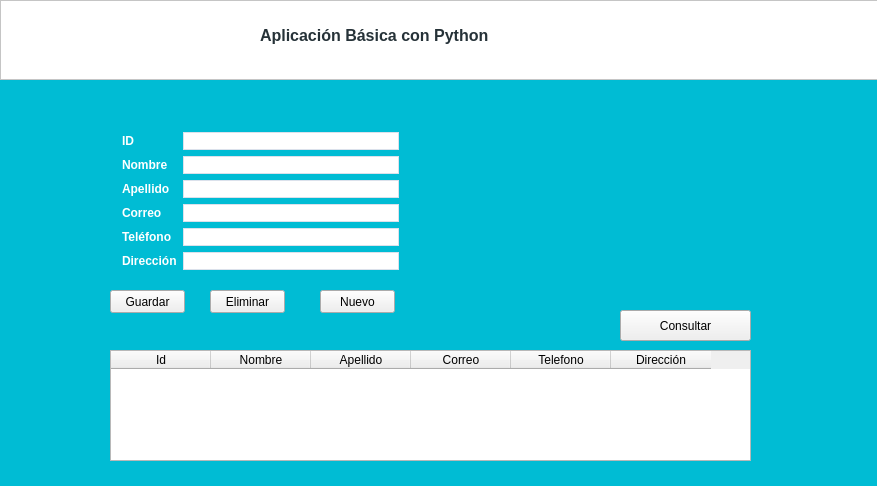
<?xml version="1.0" encoding="UTF-8"?>
<ui version="4.0">
 <class>Fondo</class>
 <widget class="QWidget" name="Fondo">
  <property name="geometry">
   <rect>
    <x>0</x>
    <y>0</y>
    <width>877</width>
    <height>486</height>
   </rect>
  </property>
  <property name="font">
   <font>
    <family>Arial</family>
    <pointsize>14</pointsize>
    <weight>75</weight>
    <bold>true</bold>
   </font>
  </property>
  <property name="windowTitle">
   <string>Form</string>
  </property>
  <property name="styleSheet">
   <string notr="true">#Fondo{
	background:#00BCD4;
}

#barratitulo{
	background:#fff;
}

#titulo{
	color :#263238;
}

#groupBox{
	background:#000
}

#lblId, #lblNombre, #lblApellido,  #lblCorreo, #lblTelefono, #lblDireccion{
	color:#fff;
 	font-size: 12px;
  	font-family: Arial, Verdana;
}

.QLineEdit{
	 border: 1px solid #DBE1EB;
  	 font-size: 11px;
  	font-family: Arial, Verdana;
}
</string>
  </property>
  <widget class="QFrame" name="barratitulo">
   <property name="geometry">
    <rect>
     <x>0</x>
     <y>0</y>
     <width>881</width>
     <height>80</height>
    </rect>
   </property>
   <property name="frameShape">
    <enum>QFrame::StyledPanel</enum>
   </property>
   <property name="frameShadow">
    <enum>QFrame::Raised</enum>
   </property>
   <widget class="QLabel" name="titulo">
    <property name="geometry">
     <rect>
      <x>260</x>
      <y>20</y>
      <width>321</width>
      <height>31</height>
     </rect>
    </property>
    <property name="font">
     <font>
      <family>Arial</family>
      <pointsize>12</pointsize>
      <weight>75</weight>
      <bold>true</bold>
     </font>
    </property>
    <property name="text">
     <string>Aplicación Básica con Python</string>
    </property>
   </widget>
  </widget>
  <widget class="QWidget" name="formLayoutWidget">
   <property name="geometry">
    <rect>
     <x>110</x>
     <y>120</y>
     <width>301</width>
     <height>161</height>
    </rect>
   </property>
   <layout class="QFormLayout" name="frmUsuarios">
    <property name="leftMargin">
     <number>12</number>
    </property>
    <property name="topMargin">
     <number>12</number>
    </property>
    <property name="rightMargin">
     <number>12</number>
    </property>
    <property name="bottomMargin">
     <number>0</number>
    </property>
    <item row="0" column="0">
     <widget class="QLabel" name="lblId">
      <property name="text">
       <string>ID</string>
      </property>
     </widget>
    </item>
    <item row="0" column="1">
     <widget class="QLineEdit" name="txtId"/>
    </item>
    <item row="1" column="0">
     <widget class="QLabel" name="lblNombre">
      <property name="text">
       <string>Nombre</string>
      </property>
     </widget>
    </item>
    <item row="1" column="1">
     <widget class="QLineEdit" name="txtNombre"/>
    </item>
    <item row="2" column="0">
     <widget class="QLabel" name="lblApellido">
      <property name="text">
       <string>Apellido</string>
      </property>
     </widget>
    </item>
    <item row="2" column="1">
     <widget class="QLineEdit" name="txtApellido"/>
    </item>
    <item row="3" column="0">
     <widget class="QLabel" name="lblCorreo">
      <property name="text">
       <string>Correo</string>
      </property>
     </widget>
    </item>
    <item row="3" column="1">
     <widget class="QLineEdit" name="txtCorreo"/>
    </item>
    <item row="4" column="0">
     <widget class="QLabel" name="lblTelefono">
      <property name="text">
       <string>Teléfono</string>
      </property>
     </widget>
    </item>
    <item row="4" column="1">
     <widget class="QLineEdit" name="txtTelefono"/>
    </item>
    <item row="5" column="0">
     <widget class="QLabel" name="lblDireccion">
      <property name="text">
       <string>Dirección</string>
      </property>
     </widget>
    </item>
    <item row="5" column="1">
     <widget class="QLineEdit" name="txtDireccion"/>
    </item>
   </layout>
  </widget>
  <widget class="QPushButton" name="btnGuardar">
   <property name="geometry">
    <rect>
     <x>110</x>
     <y>290</y>
     <width>75</width>
     <height>23</height>
    </rect>
   </property>
   <property name="font">
    <font>
     <pointsize>9</pointsize>
    </font>
   </property>
   <property name="text">
    <string>Guardar</string>
   </property>
  </widget>
  <widget class="QPushButton" name="btnMostrar">
   <property name="geometry">
    <rect>
     <x>620</x>
     <y>310</y>
     <width>131</width>
     <height>31</height>
    </rect>
   </property>
   <property name="font">
    <font>
     <pointsize>9</pointsize>
    </font>
   </property>
   <property name="text">
    <string>Consultar</string>
   </property>
  </widget>
  <widget class="QTableWidget" name="listaClientes2">
   <property name="enabled">
    <bool>true</bool>
   </property>
   <property name="geometry">
    <rect>
     <x>110</x>
     <y>350</y>
     <width>641</width>
     <height>111</height>
    </rect>
   </property>
   <property name="cursor" stdset="0">
    <cursorShape>PointingHandCursor</cursorShape>
   </property>
   <property name="rowCount">
    <number>0</number>
   </property>
   <property name="columnCount">
    <number>6</number>
   </property>
   <column>
    <property name="text">
     <string>Id</string>
    </property>
   </column>
   <column>
    <property name="text">
     <string>Nombre</string>
    </property>
   </column>
   <column>
    <property name="text">
     <string>Apellido</string>
    </property>
   </column>
   <column>
    <property name="text">
     <string>Correo</string>
    </property>
   </column>
   <column>
    <property name="text">
     <string>Telefono</string>
    </property>
   </column>
   <column>
    <property name="text">
     <string>Dirección</string>
    </property>
   </column>
  </widget>
  <widget class="QPushButton" name="btnEliminar">
   <property name="geometry">
    <rect>
     <x>210</x>
     <y>290</y>
     <width>75</width>
     <height>23</height>
    </rect>
   </property>
   <property name="font">
    <font>
     <pointsize>9</pointsize>
    </font>
   </property>
   <property name="text">
    <string>Eliminar</string>
   </property>
  </widget>
  <widget class="QPushButton" name="btnNuevo">
   <property name="geometry">
    <rect>
     <x>320</x>
     <y>290</y>
     <width>75</width>
     <height>23</height>
    </rect>
   </property>
   <property name="font">
    <font>
     <pointsize>9</pointsize>
    </font>
   </property>
   <property name="text">
    <string>Nuevo</string>
   </property>
  </widget>
 </widget>
 <resources/>
 <connections/>
</ui>
